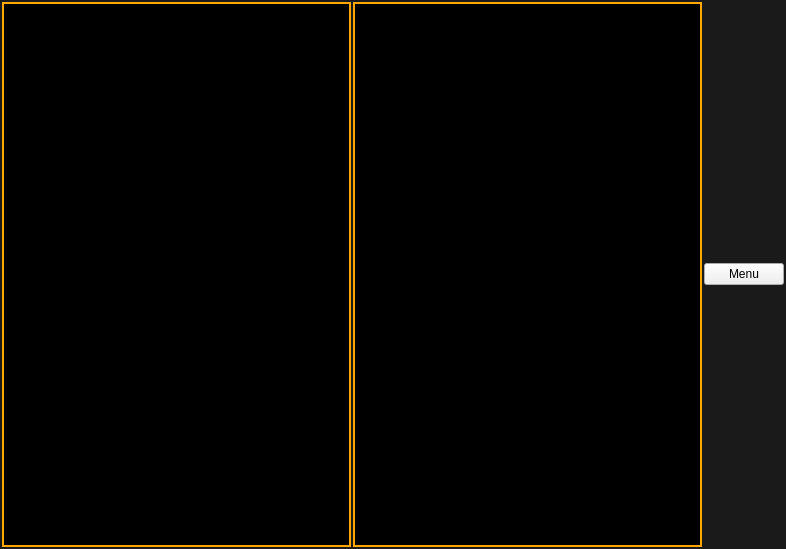
<?xml version="1.0" encoding="UTF-8"?>
<ui version="4.0">
 <class>Editor</class>
 <widget class="QWidget" name="Editor">
  <property name="geometry">
   <rect>
    <x>0</x>
    <y>0</y>
    <width>786</width>
    <height>549</height>
   </rect>
  </property>
  <property name="windowTitle">
   <string>Form</string>
  </property>
  <property name="styleSheet">
   <string notr="true">#Editor {
background-color: #1a1a1a;
}

#Editor QLabel {
border: 1px solid #FFA500;
padding: 0px;
background-color: #000000;
qproperty-alignment: 'AlignCenter';
min-width: 16px;
min-height: 16px;
margin: 0px;
}

#Editor QLabel[scaledContents=&quot;true&quot;] {
qproperty-scaledContents: true;
}

#Editor QLabel:hover {
border: 1px solid #FFD700;
background-color: rgba(255, 165, 0, 0.1);
}

#Editor QScrollArea {
border: 2px solid #FFA500;
background-color: #000000;
margin: 0px;
padding: 0px;
}

#Editor QScrollArea QWidget {
background-color: #000000;
}

#Editor QScrollArea QScrollBar:vertical {
width: 12px;
background: #1a1a1a;
border: none;
margin: 0px;
}

#Editor QScrollArea QScrollBar::handle:vertical {
background: #FFA500;
border-radius: 6px;
min-height: 20px;
}

#Editor QScrollArea QScrollBar::handle:vertical:hover {
background: #FFD700;
}

#Editor QScrollArea QScrollBar::add-line:vertical,
#Editor QScrollArea QScrollBar::sub-line:vertical {
height: 0px;
}

#Editor QScrollArea QScrollBar:horizontal {
height: 12px;
background: #1a1a1a;
border: none;
margin: 0px;
}

#Editor QScrollArea QScrollBar::handle:horizontal {
background: #FFA500;
border-radius: 6px;
min-width: 20px;
}

#Editor QScrollArea QScrollBar::handle:horizontal:hover {
background: #FFD700;
}

#Editor QGridLayout {
margin: 0px;
padding: 0px;
spacing: 0px;
}</string>
  </property>
  <layout class="QHBoxLayout" name="horizontalLayout">
   <property name="spacing">
    <number>2</number>
   </property>
   <property name="leftMargin">
    <number>2</number>
   </property>
   <property name="topMargin">
    <number>2</number>
   </property>
   <property name="rightMargin">
    <number>2</number>
   </property>
   <property name="bottomMargin">
    <number>2</number>
   </property>
   <item>
    <widget class="QScrollArea" name="scrollArea">
     <property name="verticalScrollBarPolicy">
      <enum>Qt::ScrollBarPolicy::ScrollBarAsNeeded</enum>
     </property>
     <property name="horizontalScrollBarPolicy">
      <enum>Qt::ScrollBarPolicy::ScrollBarAsNeeded</enum>
     </property>
     <property name="widgetResizable">
      <bool>true</bool>
     </property>
     <widget class="QWidget" name="tilesScroll">
      <property name="geometry">
       <rect>
        <x>0</x>
        <y>0</y>
        <width>344</width>
        <height>541</height>
       </rect>
      </property>
      <property name="styleSheet">
       <string notr="true"/>
      </property>
      <layout class="QVBoxLayout" name="verticalLayout_2">
       <property name="spacing">
        <number>0</number>
       </property>
       <property name="leftMargin">
        <number>0</number>
       </property>
       <property name="topMargin">
        <number>0</number>
       </property>
       <property name="rightMargin">
        <number>0</number>
       </property>
       <property name="bottomMargin">
        <number>0</number>
       </property>
       <item>
        <layout class="QGridLayout" name="tilesLayout">
         <property name="spacing">
          <number>0</number>
         </property>
        </layout>
       </item>
      </layout>
     </widget>
    </widget>
   </item>
   <item>
    <widget class="QScrollArea" name="scrollArea_2">
     <property name="styleSheet">
      <string notr="true"/>
     </property>
     <property name="verticalScrollBarPolicy">
      <enum>Qt::ScrollBarPolicy::ScrollBarAsNeeded</enum>
     </property>
     <property name="horizontalScrollBarPolicy">
      <enum>Qt::ScrollBarPolicy::ScrollBarAsNeeded</enum>
     </property>
     <property name="widgetResizable">
      <bool>true</bool>
     </property>
     <widget class="QWidget" name="mapWidget">
      <property name="geometry">
       <rect>
        <x>0</x>
        <y>0</y>
        <width>344</width>
        <height>541</height>
       </rect>
      </property>
      <property name="styleSheet">
       <string notr="true"/>
      </property>
      <layout class="QVBoxLayout" name="verticalLayout">
       <property name="spacing">
        <number>0</number>
       </property>
       <property name="leftMargin">
        <number>0</number>
       </property>
       <property name="topMargin">
        <number>0</number>
       </property>
       <property name="rightMargin">
        <number>0</number>
       </property>
       <property name="bottomMargin">
        <number>0</number>
       </property>
       <item>
        <layout class="QGridLayout" name="mapLayout">
         <property name="spacing">
          <number>0</number>
         </property>
        </layout>
       </item>
      </layout>
     </widget>
    </widget>
   </item>
   <item>
    <layout class="QVBoxLayout" name="verticalLayout_3">
     <item>
      <widget class="QPushButton" name="Menu">
       <property name="text">
        <string>Menu</string>
       </property>
      </widget>
     </item>
    </layout>
   </item>
  </layout>
 </widget>
 <resources/>
 <connections/>
</ui>
